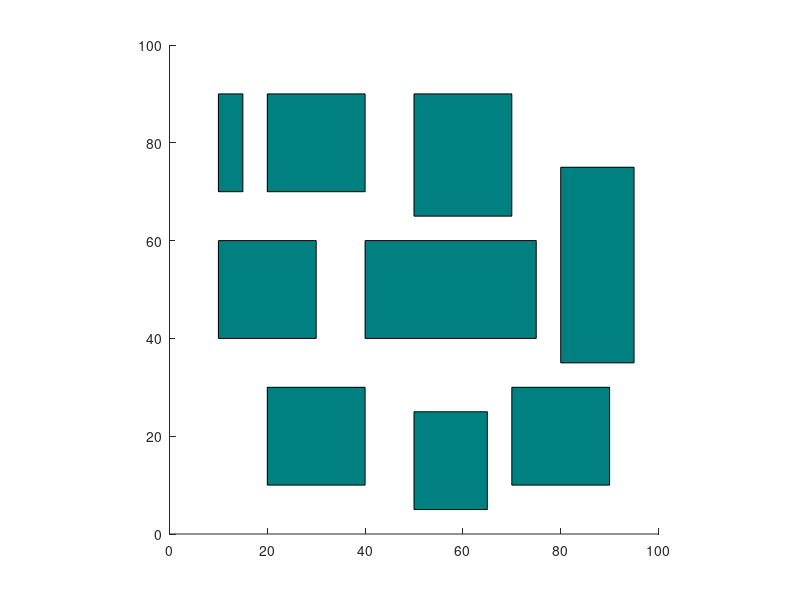

MATLAB code to generate this figure: (Note: this script raises an error after producing the figure.)
%%% Author: Aditya Jain %%%
%%% Topic: Visibility Graph for Static Obstacles
%%% Date: 6th February, 2018 %%%
clc
close all
clear
tic
%% Defining environment variables
start = [4,4];     % start position
goal = [90, 85];   % goal position
n = 2;             % no. of obstacles

%% Defining the grid
figure

%%% 1st Config %%%%
% rectangle('Position',[20 10 40 30], 'FaceColor',[0 .5 .5])
% axis([0 100 0 100])
% axis square
% 
% hold on
% rectangle('Position',[50 60 20 20], 'FaceColor',[0 .5 .5])
%%%%%%%%%%%%%%%%%%%


%%% 2nd Config
% rectangle('Position',[20 10 40 20], 'FaceColor',[0 .5 .5])
% axis([0 100 0 100])
% axis square
% 
% rectangle('Position',[70 10 20 40], 'FaceColor',[0 .5 .5])
% rectangle('Position',[10 40 40 20], 'FaceColor',[0 .5 .5])
% rectangle('Position',[20 70 60 20], 'FaceColor',[0 .5 .5])
%%%%%%%%%%%%%


%%% 3rd Config
rectangle('Position',[20 10 20 20], 'FaceColor',[0 .5 .5])
axis([0 100 0 100])
axis square

rectangle('Position',[70 10 20 20], 'FaceColor',[0 .5 .5])
rectangle('Position',[10 40 20 20], 'FaceColor',[0 .5 .5])
rectangle('Position',[20 70 20 20], 'FaceColor',[0 .5 .5])
rectangle('Position',[50 5 15 20], 'FaceColor',[0 .5 .5])
rectangle('Position',[40 40 35 20], 'FaceColor',[0 .5 .5])
rectangle('Position',[10 70 5 20], 'FaceColor',[0 .5 .5])
rectangle('Position',[50 65 20 25], 'FaceColor',[0 .5 .5])
rectangle('Position',[80 35 15 40], 'FaceColor',[0 .5 .5])
%%%%%%%%%%%%%



% Plotting start position
circles(start(1), start(2),2, 'facecolor','green')

% Plotting goal position
circles(goal(1), goal(2),2, 'facecolor','yellow')

%% initialising the hash map

%%% 1st Config
% keys = {'a', 'b', 'c', 'd', 'e', 'f', 'g', 'h', 'i', 'j'};
% values = {start, [20,10], [20,40], [60,40], [60,10], [50,60], [50,80], [70,80], [70,60], goal};
%%%%%%%%%%%%%%%%%

%%% 2nd Config
% keys = {'a', 'b', 'c', 'd', 'e', 'f', 'g', 'h', 'i', 'j', 'k', 'l', 'm', 'n', 'o', 'p', 'q', 'r'};
% values = {start, [20,10], [20,30], [60,30], [60,10], [10,40], [10,60], [50,60], [50,40], [70,10], [70,50], [90,50], [90,10], [20,70], [20,90], [80,90], [80,70], goal};
%%%%%%%%%%%%%%%%%

%%% 3rd Config
keys = {'a', 'b', 'c', 'd', 'e', 'f', 'g', 'h', 'i', 'j', 'k', 'l', 'm', 'n', 'o', 'p', 'q', 'r', 's', 't', 'u', 'v', 'w', 'x', 'y', 'z', 'aa', 'ab', 'ac', 'ad', 'ae', 'af', 'ag', 'ah', 'ai', 'aj', 'ak', 'al'};
values = {start, [20,10], [20,30], [40,30], [40,10], [50,5], [50,25], [65,25], [65,5], [70,10], [70,30], [90,30], [90,10], [10,40], [10,60], [30,60], [30,40], [40,40], [40,60], [75,60], [75,40], [80,35], [80,75], [95,75], [95,35], [10,70], [10,90], [15,90], [15,70], [20,70], [20,90], [40,90], [40,70], [50,65], [50,90], [70,90], [70,65], goal};
%%%%%%%%%%%%%%%%%

Map = containers.Map(keys, values);
len = Map.values;
Map('j');


%% Building all the obstacle edges
length = size(keys);    % this contains the number of nodes

edges = [];

for i = 2:(length(2)-2)   
        temp = [values{1,i}(1), values{1,i+1}(1), values{1,i}(2), values{1,i+1}(2)];
        edges = vertcat(edges, temp);                
end


% Removing edges which are not obstacle edges
sizeEdges = size(edges);
i = 4;
while i < (sizeEdges(1)-1)
    [edges,ps] = removerows(edges,'ind',i);
    sizeEdges = size(edges);
    i = i + 3;
end

% Adding 1 edge pair in each obstacle which were not added in the earlier
% for loop
i = 2;
while i < length(2)-2    
    temp = [values{1,i}(1), values{1,i+3}(1), values{1,i}(2), values{1,i+3}(2)];
    edges = vertcat(edges, temp);
    i = i + 4;    
end


%% Calculating the valid edges and adding them to the graph
ledgeSize = size(edges);
noEdges = ledgeSize(1);

G = graph();

for i = 1:length(2)    
    for j = (i + 1):length(2)        
        % find equation of the edge to be checked
        p1 = values{1,i};
        q1 = values{1,j};
        m1 = (q1(2)-p1(2))/(q1(1)-p1(1));
        c1 = p1(2) - m1*(p1(1));
        %%%%%%%%%%%%
    
        flag = 1;    % flag to check if the edge has any intersection with any other edge;
                     % '1' means no intersection
        % need to compare with the edges   
        for k = 1:noEdges
            
            ed = edges(k,:);            
            m2 = (ed(4) - ed(3))/(ed(2) - ed(1));
            if(ed(2)==ed(1))
                m2 = 1e+10;
            end
            c2 = ed(3) - m2*ed(1);  
            
            if m1==m2 %% ignoring 
                t = 1;
            else
                
                %%%%%%
                temp1 = ed(3) - m1*ed(1) - c1;
                temp2 = ed(4) - m1*ed(2) - c1;
                
                temp3 = p1(2) - m2*p1(1) - c2;
                temp4 = q1(2) - m2*q1(1) - c2;
                
                if (sign(temp1) ~= sign(temp2)) &&  sign(temp1)~=0 && sign(temp2)~=0 && (sign(temp3) ~= sign(temp4)) &&  sign(temp3)~=0 && sign(temp4)~=0
                    flag = 0;
                    break
                end
                %%%%%%
            end

        end
        if flag==1
            G = addedge(G,keys{i}, keys{j});
        end
                
    end    
end

%% Removing the diagonals of the obstacle from the visible edges
length = size(keys);    % this contains the number of nodes
i = 2;

while i < (length(2)-2)
    
    G = rmedge(G,keys{i}, keys{i+2});
    G = rmedge(G,keys{i+1}, keys{i+3});
    i = i + 4;
end

% G = rmedge(G,keys{15}, keys{32});
% G = rmedge(G,keys{14}, keys{33});
% G = rmedge(G,keys{15}, keys{4});
% G = rmedge(G,keys{14}, keys{5});
% G = rmedge(G,keys{10}, keys{25});
% G = rmedge(G,keys{9}, keys{12});

%% Plotting all the visible edges

visEd = G.Edges;  % this has the visible edges
sizeEd = size(G.Edges);

for i=1:sizeEd(1)
   x = visEd(i,1);
   xx = x{1,1};
   p1 = Map(xx{1,1});
   p2 = Map(xx{1,2});
   xpoints = [p1(1,1), p2(1,1)];
   ypoints = [p1(1,2), p2(1,2)];
   hold on
   plot(xpoints, ypoints, 'b')
end

%% finding the shortest path in the graph and printing it 

path = shortestpath(G, keys{1}, keys{length(2)});
pathSize = size(path);

totalDis = 0;    % this will contain the total distance in units for the final selected path

for i=1:pathSize(2)-1
    p1 = Map(path{i});
    p2 = Map(path{i+1});
    
    totalDis = totalDis + EuclDist(p1,p2);
    
    xpoints = [p1(1,1), p2(1,1)];
    ypoints = [p1(1,2), p2(1,2)];
    hold on
    plot(xpoints, ypoints, 'k', 'LineWidth', 3)
    title('Visibility Graph')
end

toc
totalDis
%%%%%%%%%%%%%% end %%%%%%%%%%%%%%%%%%%%%%%%%%%%%%%%%%%
